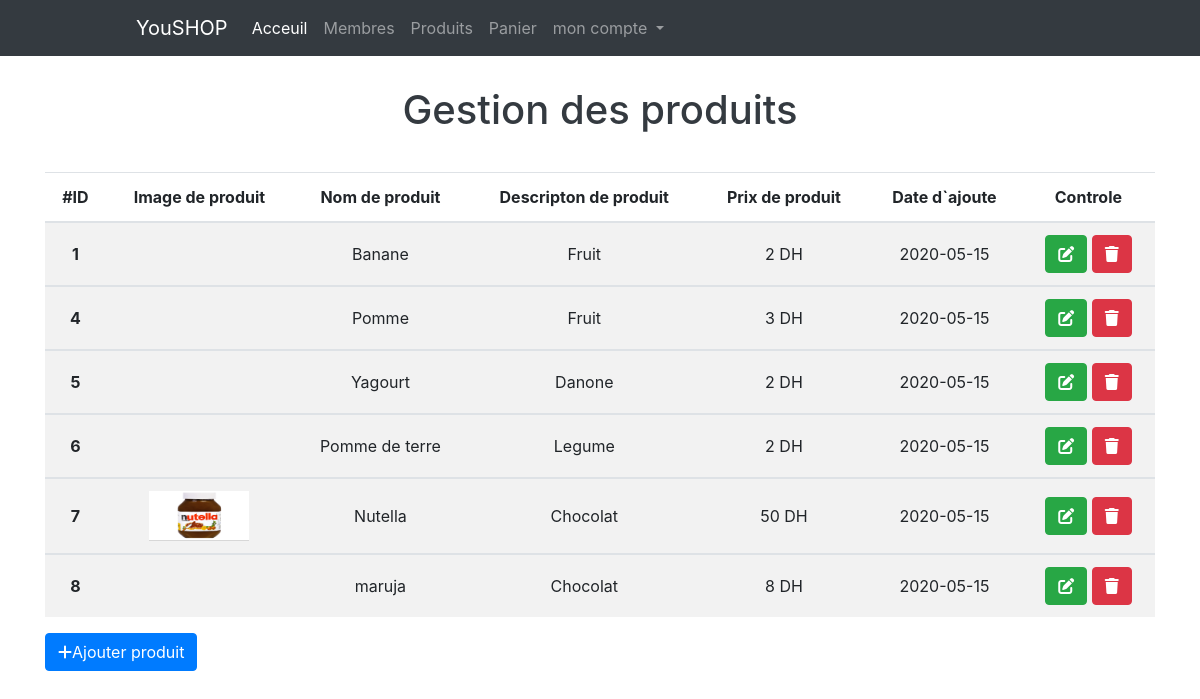
Page /Brief09/Brief9/admin/manageproducts.php (signed in) on the committed database.
### tables this page shows
CREATE TABLE IF NOT EXISTS `products` (
  `id` int(11) NOT NULL AUTO_INCREMENT,
  `name` varchar(255) NOT NULL,
  `description` varchar(255) NOT NULL,
  `price` float NOT NULL,
  `date` date NOT NULL,
  PRIMARY KEY (`id`)
);

### Brief09/Brief9/admin/manageproducts.php (the view, shortened to what this page needs)
<?php
if (isset($_SESSION['username'])) {
    include "init.php";
    $do = isset($_GET['do']) ? $_GET['do'] : 'manage';
    if ($do == 'manage') {
        $stmt = $db->prepare("SELECT * FROM products");
        $stmt->execute(array());
        $rows = $stmt->fetchAll();
?>
        <div class="container">
            <h1 class="text-center">Gestion des produits</h1>
            <div class="blank"></div>
            <div class="table-responsive table-center text-center">
                <table class="table table-striped">
                    <thead>
                        <tr>
                            <th scope="col">#ID</th>
                            <th scope="col">Image de produit</th>
                            <th scope="col">Nom de produit</th>
                            <th scope="col">Descripton de produit</th>
                            <th scope="col">Prix de produit</th>
                            <th scope="col">Date d`ajoute</th>
                            <th scope="col">Controle</th>
                        </tr>
                    </thead>
                    <?php
                    foreach ($rows as $row) {
                    ?>
                        <tbody>
                            <tr>
                                <th scope="row"><?php echo $row['id'] ?></th>
                                <td><img id="img_product" src="layout/images/<?php echo $row['name'] ?>.png" alt=""></td>
                                <td><?php echo $row['name'] ?></td>
                                <td><?php echo $row['description'] ?></td>
                                <td><?php echo $row['price'] ?> DH</td>
                                <td><?php echo $row['date'] ?></td>
                                <td>
                                    <a href="?do=edit&id=<?php echo $row['id'] ?>" class="btn btn-success"><i class="fas fa-edit"></i></a>
                                    <a href="?do=delete&id=<?php echo $row['id'] ?>" class="btn btn-danger confirm"><i class="fas fa-trash"></i></a>
                                </td>
                            </tr>
                        </tbody>
                        <?php } ?>
                </table>
            </div>
            <a href="?do=add" class="btn btn-primary"><i class="fas fa-plus"></i>Ajouter produit</a>
        </div>
        <?php
    }
    include $tplDirName . "footer.php";
} else {
    header('location: index.php');
}

### Brief09/Brief9/admin/layout/css/backend.css (style rules this page uses)
.blank { height: 30px; }
h1 { color: #343a40; }
.fa-trash:before { color: white; }
.table td, .table th { vertical-align: middle; }
#img_product { width: 100px; }

### rows in the picture
products: id "1", name "Banane", description "Fruit", price "2", date "2020-05-15"
products: id "4", name "Pomme", description "Fruit", price "3", date "2020-05-15"
products: id "5", name "Yagourt", description "Danone", price "2", date "2020-05-15"
products: id "6", name "Pomme de terre", description "Legume", price "2", date "2020-05-15"
products: id "7", name (picture), name "Nutella", description "Chocolat", price "50", date "2020-05-15"
products: id "8", name "maruja", description "Chocolat", price "8", date "2020-05-15"

### other values in the picture
lang('cartPage') "Panier"
